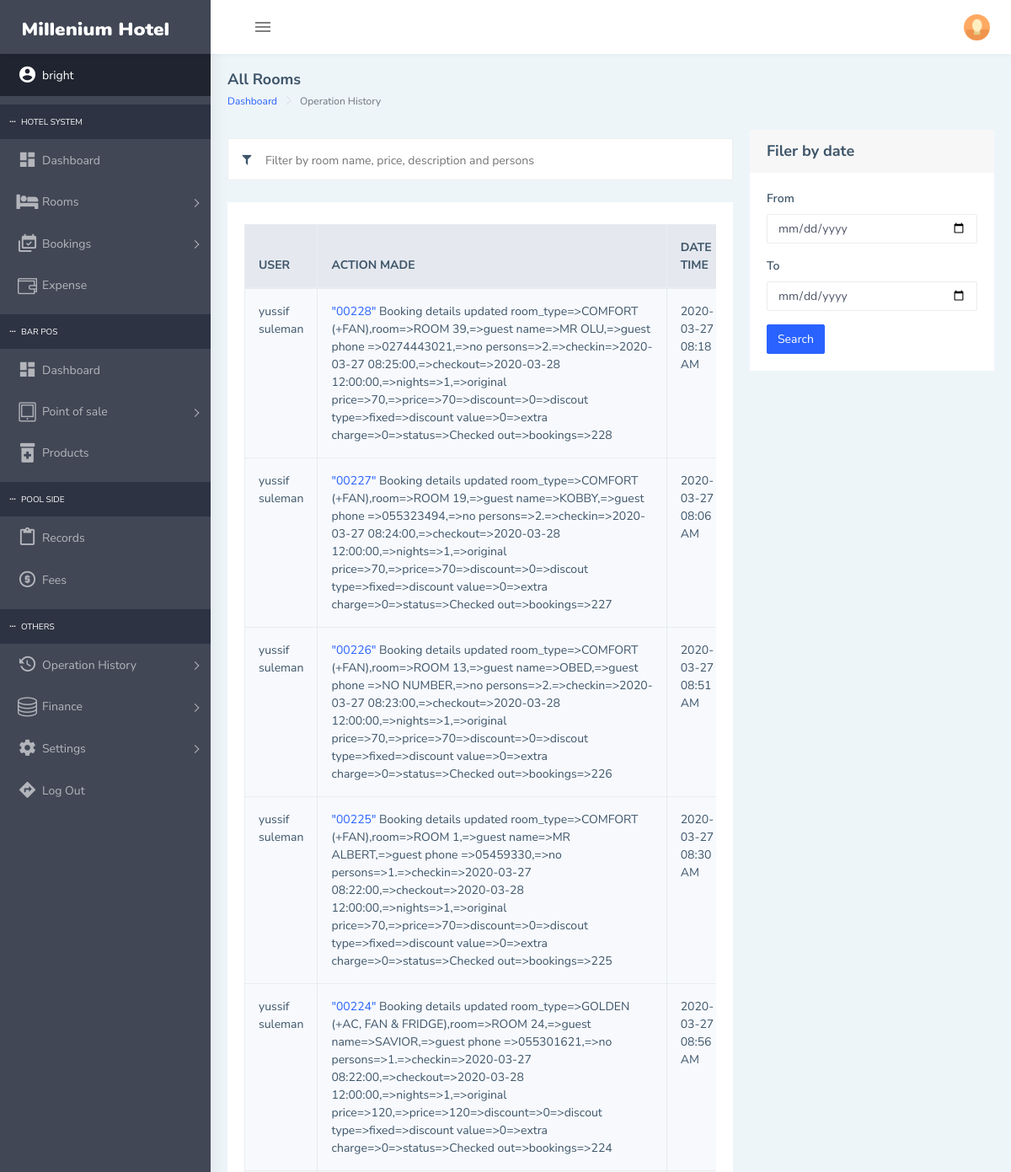
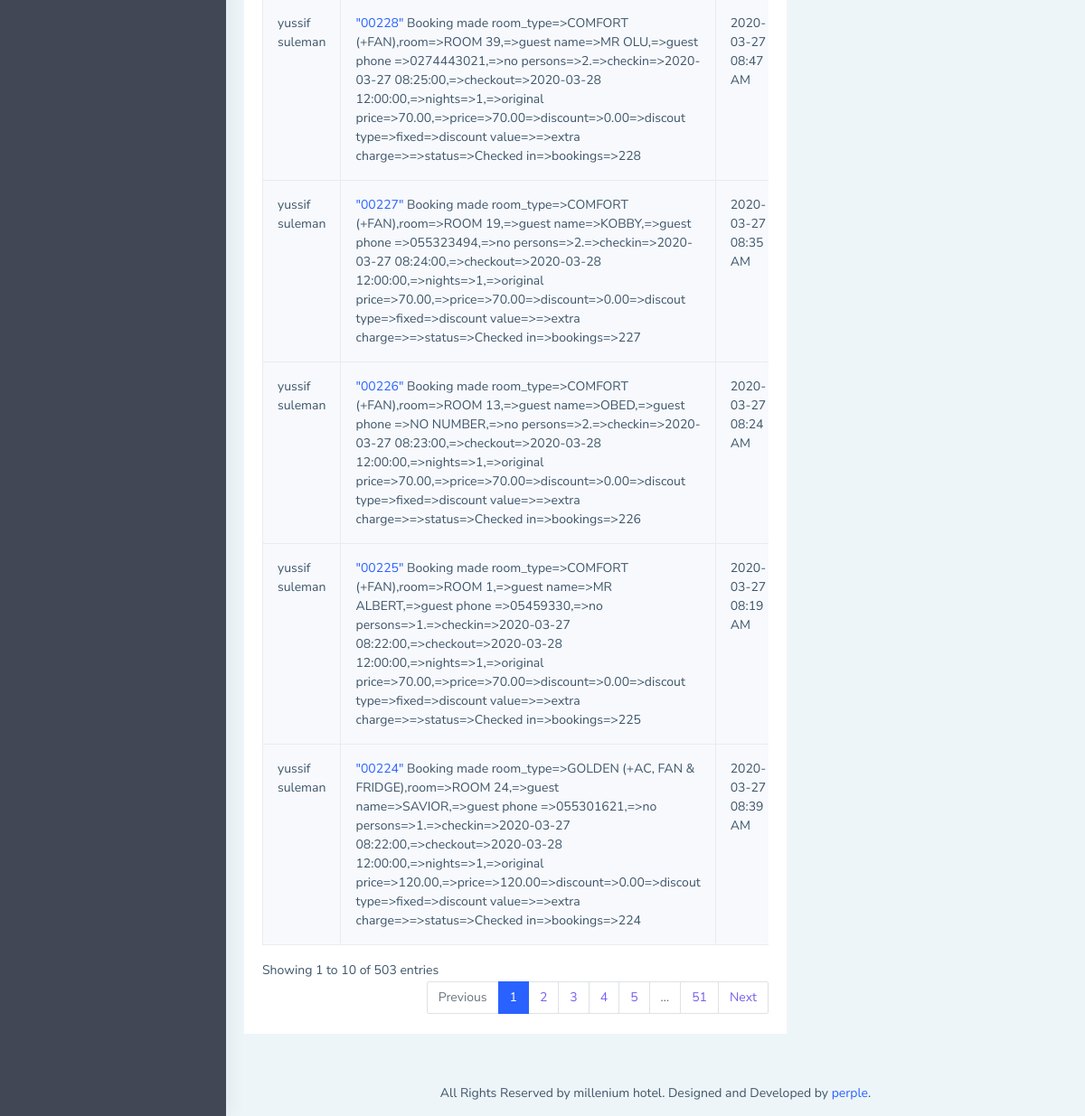
Screenshot of /sites/operation-history.php (signed in) with the database file from the repository (2 pictures, top to bottom).
### tables this page shows
CREATE TABLE `hotel_operation_histories` (
  `h_id` int(11) NOT NULL,
  `operation_desc` text NOT NULL,
  `user_id` int(11) NOT NULL,
  `date_time` datetime NOT NULL
);

### sites/operation-history.php (the view, shortened to what this page needs)
<!DOCTYPE html>
<html dir="ltr" lang="en">
<head>
    <link href="../assets/libs/chartist/dist/chartist.min.css" rel="stylesheet">
    <link href="../assets/extra-libs/c3/c3.min.css" rel="stylesheet">
    <link href="../dist/css/style.css" rel="stylesheet">
    <link href="../assets/extra-libs/datatables.net-bs4/css/dataTables.bootstrap4.css" rel="stylesheet">
    <link rel="stylesheet" type="text/css" href="../assets/extra-libs/datatables.net-bs4/css/responsive.dataTables.min.css">
</head>
<body>
    <div id="main-wrapper">
        <?php  include '../assets/includes/header.php'?>
        <?php include '../assets/includes/sidebar.php'; ?>
        <div class="page-wrapper">
            <div class="page-breadcrumb">
                <div class="row">
                    <div class="col-5 align-self-center">
                        <h4 class="page-title">All Rooms</h4>
                        <div class="d-flex align-items-center">
                            <nav aria-label="breadcrumb">
                                <ol class="breadcrumb">
                                    <li class="breadcrumb-item"><a href="index">Dashboard</a></li>
                                    <li class="breadcrumb-item active" aria-current="page">Operation History</li>
                                </ol>
                            </nav>
                        </div>
                    </div>
                </div>
            </div>
            <div class="container-fluid">
                <div class="row">
                    <div class="col-md-8 col-12">
                        <div class="row" style="padding:10px">
                            <ul class="search-box">
                                <li><span class="mdi mdi-filter"></span></li>
                                <li style="width:90%"><input type="text" id="filterTable" placeholder="Filter by room name, price, description and persons" /></li>
                            </ul>
                        </div>
                        <div class="card">
                            <div class="card-body">
                                <div class="table-responsive">
                                    <table id="file_export_room_types" class="table table-striped table-bordered">
                                        <thead>
                                            <tr>
                                                <th>USER</th>
                                                 <th>ACTION MADE</th>
                                                <th>DATE TIME</th>
                                            </tr>
                                        </thead>
                                        <tbody>
                                            <?php
                                                $query = '';
                                                if(isset($_POST['from']) && !empty($_POST['from'])){
                                                       $form = mysqli_real_escape_string($conn,$_POST['from']).'00:00:00.000000';
                                                      $to = mysqli_real_escape_string($conn,$_POST['to']).' 23:59:59.999999';
                                                     $query = mysqli_query($conn,"select * from hotel_operation_histories left join admins on hotel_operation_histories.user_id = admins.id where hotel_operation_histories.date_time between '$from' and '$to'");
                                                }else{
                                                    $query = mysqli_query($conn,"select * from hotel_operation_histories left join admins on hotel_operation_histories.user_id = admins.id order by h_id desc");
                                                }
                                                while($fetch = mysqli_fetch_assoc($query)){
                                                   echo '
                                                   <tr>
                                                    <td>'.$fetch['firstname'].' '.$fetch['lastname'].'</td>
                                                    <td>'.$fetch['operation_desc'].'</td>
                                                    <td style="width:100px">'.gmdate('Y-m-d H:s A',strtotime($fetch['date_time'])).'</td>
                                                 </tr>
                                                   ';
                                                }
                                            ?>
                                        </tbody>
                                    </table>
                                </div>
                            </div>
                        </div>
                    </div>
                    <div class="col-sm-12 col-md-4">
                        <div class="card">
                            <div class="card-header">
                                <h4  class="modal-title" id="myModalLabel">Filer by date</h4>
                            </div>
                            <div class="card-body">
                                <form method="post" action="operation-history">
                                <div class="form-group">
                                    <label for="recipient-name" class="control-label">From</label>
                                    <input type="date" name="from" class="form-control"/>
                                </div>
                                    <div class="form-group">
                                    <label for="recipient-name" class="control-label">To</label>
                                     <input type="date" name="to" class="form-control"/>
                                </div>
                                <button type="submit" name="add_room" class="btn btn-info waves-effect" data-dismiss="modal">Search</button>
                        </form>
                            </div>
                        </div>
                    </div>
                </div>
            </div>
            <footer class="footer text-center">
                All Rights Reserved by millenium hotel. Designed and Developed by <a href="https://perple.org">perple</a>.
            </footer>
        </div>
    </div>
</body>
</html>

### assets/includes/header.php (shortened to what this page needs)
<header class="topbar">
          <nav class="navbar top-navbar navbar-expand-md navbar-dark">
              <div class="navbar-header">
                  <a class="navbar-brand" href="index.html">
                      <span class="logo-text">
                           <img src="../assets/images/logo-light-text.png" class="light-logo" alt="homepage" />
                      </span>
                  </a>
              </div>
              <div class="navbar-collapse collapse" id="navbarSupportedContent">
                  <p style="color:white">Adolf</p>
                  <ul class="navbar-nav float-left mr-auto">
                      <li class="nav-item d-none d-md-block"><a class="nav-link sidebartoggler waves-effect waves-light" href="javascript:void(0)" data-sidebartype="mini-sidebar"><i class="mdi mdi-menu font-24"></i></a></li>
                  </ul>
                  <ul class="navbar-nav float-right">
                      <li class="nav-item dropdown">
                          <a class="nav-link dropdown-toggle text-muted waves-effect waves-dark pro-pic" href="" data-toggle="dropdown" aria-haspopup="true" aria-expanded="false"><img src="../assets/images/users/1.jpg" alt="user" class="rounded-circle" width="31"></a>
                      </li>
                  </ul>
              </div>
          </nav>
      </header>

### assets/includes/sidebar.php (shortened to what this page needs)
<aside class="left-sidebar">
            <?php
               $role  = '';
               if(isset($_SESSION['role']) && !empty($_SESSION['role']) && isset($_SESSION['username']) && !empty($_SESSION['username'])){
                   $role = $_SESSION['role'];
                   $username = $_SESSION['username'];
               }
           ?>
           <div class="scroll-sidebar">
               <nav class="sidebar-nav">
                   <ul id="sidebarnav">
                     <li class="sidebar-item "> <a class="sidebar-link  waves-effect waves-dark active" href="#" aria-expanded="false"><i class="mdi mdi-account-circle"></i><span class="hide-menu"><?php echo $username ?> </span></a>
                     </li>
                       <?php if($role == 'hotel' || $role == 'admin' || $role == 'manager'){
                          ?>
                       <li class="nav-small-cap"><i class="mdi mdi-dots-horizontal"></i> <span class="hide-menu">Hotel System</span></li>
                       <li class="sidebar-item"> <a class="sidebar-link  waves-effect waves-dark" href="dashboard" aria-expanded="false"><i class="mdi mdi-view-dashboard"></i><span class="hide-menu">Dashboard </span></a>
                       </li>
                        <li class="sidebar-item"> <a class="sidebar-link has-arrow waves-effect waves-dark" href="javascript:void(0)" aria-expanded="false"><i class="fas fa-bed"></i><span class="hide-menu">Rooms </span></a>
                          <li class="sidebar-item"> <a class="sidebar-link has-arrow waves-effect waves-dark" href="javascript:void(0)" aria-expanded="false"><i class="mdi mdi-calendar-multiple-check"></i><span class="hide-menu">Bookings </span></a>
                          </li>
                          <li class="sidebar-item"> <a class="sidebar-link  waves-effect waves-dark" href="expense" aria-expanded="false"><i class="ti ti-wallet"></i><span class="hide-menu">Expense </span></a>
                          </li>
                       </li>
                          <?php
                      }?>
                       <?php if($role == 'bar' || $role == 'admin' || $role == 'manager' || $role == 'pool'){
                          ?>
                       <li class="nav-small-cap"><i class="mdi mdi-dots-horizontal"></i> <span class="hide-menu">Bar POS</span></li>
                        <?php if($role == 'admin'){?>
                          <li class="sidebar-item"> <a class="sidebar-link  waves-effect waves-dark" href="bar-dashboard" aria-expanded="false"><i class="mdi mdi-view-dashboard"></i><span class="hide-menu">Dashboard </span></a>
                        <?php }?>
                       <li class="sidebar-item"> <a class="sidebar-link has-arrow waves-effect waves-dark" href="javascript:void(0)" aria-expanded="false"><i class=" ti-tablet"></i><span class="hide-menu">Point of sale </span></a>
                       </li>
                       <li class="sidebar-item"> <a class="sidebar-link waves-effect waves-dark" href="products" aria-expanded="false"><i class=" fas fa-prescription-bottle-alt"></i><span class="hide-menu">Products </span></a>
                       </li>
                        <?php
                      }?>
                       <?php if($role == 'pool' || $role == 'admin' || $role == 'manager' || $role == 'bar'){ ?>
                         <li class="nav-small-cap"><i class="mdi mdi-dots-horizontal"></i> <span class="hide-menu">Pool Side</span></li>
                        <li class="sidebar-item"> <a class="sidebar-link  waves-effect waves-dark" href="pool-records" aria-expanded="false"><i class="mdi mdi-content-paste"></i><span class="hide-menu">Records </span></a>
                       <?php if($role == 'admin'){
                         echo '  <li class="sidebar-item"> <a class="sidebar-link  waves-effect waves-dark" href="pool-fees" aria-expanded="false"><i class="mdi mdi-coin"></i><span class="hide-menu">Fees </span></a>';
                       }?>
                       <?php }?>
                       <li class="nav-small-cap"><i class="mdi mdi-dots-horizontal"></i> <span class="hide-menu">Others</span></li>
                       <?php if($role == 'admin'){
                         ?>
                         <li class="sidebar-item"> <a class="sidebar-link has-arrow  waves-effect waves-dark" href="javascript:void(0)" aria-expanded="false"><i class="mdi mdi-history"></i><span class="hide-menu">Operation History </span></a>
                        </li>
                        <li class="sidebar-item"> <a class="sidebar-link has-arrow  waves-effect waves-dark" href="javascript:void(0)" aria-expanded="false"><i class="ti-server"></i><span class="hide-menu">Finance </span></a>
                       </li>
                         <?php
                       }?>
                       <li class="sidebar-item"> <a class="sidebar-link has-arrow waves-effect waves-dark" href="javascript:void(0)" aria-expanded="false"><i class="mdi mdi-settings"></i><span class="hide-menu">Settings</span></a>
                       </li>
                       <li class="sidebar-item"> <a class="sidebar-link waves-effect waves-dark sidebar-link" id="logout" href="javascript:void(0)" aria-expanded="false"><i class="mdi mdi-directions"></i><span class="hide-menu">Log Out</span></a></li>
                   </ul>
               </nav>
           </div>
       </aside>

### rows the page displays
hotel_operation_histories: user.firstname "yussif", user.lastname "suleman", operation_desc "\"00228\" Booking details updated room_type=>COMFORT (+FAN),room=>ROOM 39,=>guest name=>MR OLU,=>guest phone =>0274443021,=>no persons=>2.=>checkin=>2020-03-27 08:25:00,=>checkout=>2020-03-28 12:00:00,=>nights=>1,=>original price=>70,=>price=>70=>discount=>0=>discout type=>fixed=>discount value=>0=>extra charge=>0=>status=>Checked out=>bookings=>228", date_time "2020-03-27 08:18 AM"
hotel_operation_histories: user.firstname "yussif", user.lastname "suleman", operation_desc "\"00227\" Booking details updated room_type=>COMFORT (+FAN),room=>ROOM 19,=>guest name=>KOBBY,=>guest phone =>055323494,=>no persons=>2.=>checkin=>2020-03-27 08:24:00,=>checkout=>2020-03-28 12:00:00,=>nights=>1,=>original price=>70,=>price=>70=>discount=>0=>discout type=>fixed=>discount value=>0=>extra charge=>0=>status=>Checked out=>bookings=>227", date_time "2020-03-27 08:06 AM"
hotel_operation_histories: user.firstname "yussif", user.lastname "suleman", operation_desc "\"00226\" Booking details updated room_type=>COMFORT (+FAN),room=>ROOM 13,=>guest name=>OBED,=>guest phone =>NO NUMBER,=>no persons=>2.=>checkin=>2020-03-27 08:23:00,=>checkout=>2020-03-28 12:00:00,=>nights=>1,=>original price=>70,=>price=>70=>discount=>0=>discout type=>fixed=>discount value=>0=>extra charge=>0=>status=>Checked out=>bookings=>226", date_time "2020-03-27 08:51 AM"
hotel_operation_histories: user.firstname "yussif", user.lastname "suleman", operation_desc "\"00225\" Booking details updated room_type=>COMFORT (+FAN),room=>ROOM 1,=>guest name=>MR ALBERT,=>guest phone =>05459330,=>no persons=>1.=>checkin=>2020-03-27 08:22:00,=>checkout=>2020-03-28 12:00:00,=>nights=>1,=>original price=>70,=>price=>70=>discount=>0=>discout type=>fixed=>discount value=>0=>extra charge=>0=>status=>Checked out=>bookings=>225", date_time "2020-03-27 08:30 AM"
hotel_operation_histories: user.firstname "yussif", user.lastname "suleman", operation_desc "\"00224\" Booking details updated room_type=>GOLDEN (+AC, FAN & FRIDGE),room=>ROOM 24,=>guest name=>SAVIOR,=>guest phone =>055301621,=>no persons=>1.=>checkin=>2020-03-27 08:22:00,=>checkout=>2020-03-28 12:00:00,=>nights=>1,=>original price=>120,=>price=>120=>discount=>0=>discout type=>fixed=>discount value=>0=>extra charge=>0=>status=>Checked out=>bookings=>224", date_time "2020-03-27 08:56 AM"
hotel_operation_histories: user.firstname "yussif", user.lastname "suleman", operation_desc "\"00228\" Booking made room_type=>COMFORT (+FAN),room=>ROOM 39,=>guest name=>MR OLU,=>guest phone =>0274443021,=>no persons=>2.=>checkin=>2020-03-27 08:25:00,=>checkout=>2020-03-28 12:00:00,=>nights=>1,=>original price=>70.00,=>price=>70.00=>discount=>0.00=>discout type=>fixed=>discount value=>=>extra charge=>=>status=>Checked in=>bookings=>228", date_time "2020-03-27 08:47 AM"
hotel_operation_histories: user.firstname "yussif", user.lastname "suleman", operation_desc "\"00227\" Booking made room_type=>COMFORT (+FAN),room=>ROOM 19,=>guest name=>KOBBY,=>guest phone =>055323494,=>no persons=>2.=>checkin=>2020-03-27 08:24:00,=>checkout=>2020-03-28 12:00:00,=>nights=>1,=>original price=>70.00,=>price=>70.00=>discount=>0.00=>discout type=>fixed=>discount value=>=>extra charge=>=>status=>Checked in=>bookings=>227", date_time "2020-03-27 08:35 AM"
hotel_operation_histories: user.firstname "yussif", user.lastname "suleman", operation_desc "\"00226\" Booking made room_type=>COMFORT (+FAN),room=>ROOM 13,=>guest name=>OBED,=>guest phone =>NO NUMBER,=>no persons=>2.=>checkin=>2020-03-27 08:23:00,=>checkout=>2020-03-28 12:00:00,=>nights=>1,=>original price=>70.00,=>price=>70.00=>discount=>0.00=>discout type=>fixed=>discount value=>=>extra charge=>=>status=>Checked in=>bookings=>226", date_time "2020-03-27 08:24 AM"
hotel_operation_histories: user.firstname "yussif", user.lastname "suleman", operation_desc "\"00225\" Booking made room_type=>COMFORT (+FAN),room=>ROOM 1,=>guest name=>MR ALBERT,=>guest phone =>05459330,=>no persons=>1.=>checkin=>2020-03-27 08:22:00,=>checkout=>2020-03-28 12:00:00,=>nights=>1,=>original price=>70.00,=>price=>70.00=>discount=>0.00=>discout type=>fixed=>discount value=>=>extra charge=>=>status=>Checked in=>bookings=>225", date_time "2020-03-27 08:19 AM"
hotel_operation_histories: user.firstname "yussif", user.lastname "suleman", operation_desc "\"00224\" Booking made room_type=>GOLDEN (+AC, FAN & FRIDGE),room=>ROOM 24,=>guest name=>SAVIOR,=>guest phone =>055301621,=>no persons=>1.=>checkin=>2020-03-27 08:22:00,=>checkout=>2020-03-28 12:00:00,=>nights=>1,=>original price=>120.00,=>price=>120.00=>discount=>0.00=>discout type=>fixed=>discount value=>=>extra charge=>=>status=>Checked in=>bookings=>224", date_time "2020-03-27 08:39 AM"

### other values shown
$username "bright"
